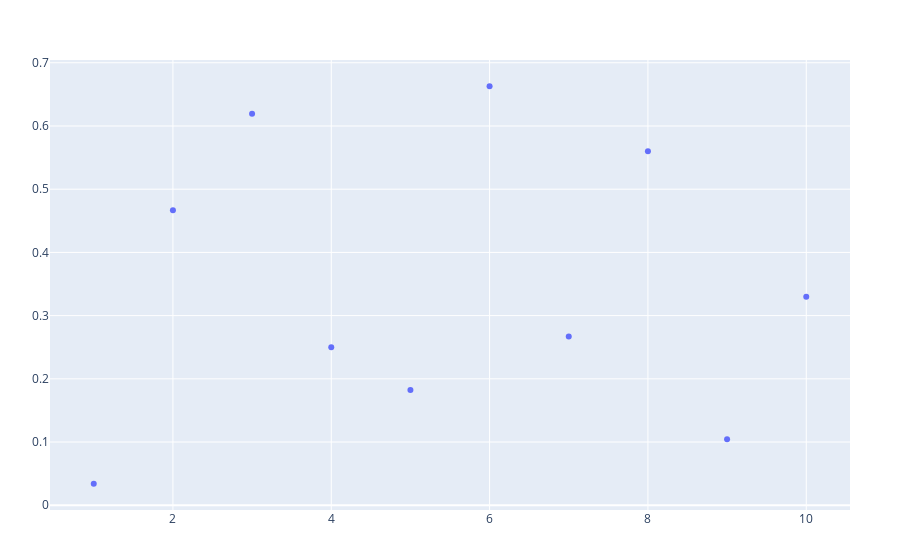

This figure's notebook cell:
### Code cell
using PlotlyJS
# x and y given as arrays
plot(scatter(x=1:10, y=rand(10), mode="markers"))

### Figure 1 — Plotly figure (JSON) as saved in the notebook; plotly's stock layout.template omitted (floating-point values rounded to 4 significant figures)
{"data": [{"mode": "markers", "type": "scatter", "x": [1, 2, 3, 4, 5, 6, 7, 8, 9, 10], "y": [0.03401, 0.4667, 0.6195, 0.2498, 0.1822, 0.6629, 0.2668, 0.5601, 0.1043, 0.3299]}], "layout": {"margin": {"b": 50, "l": 50, "r": 50, "t": 60}}}
